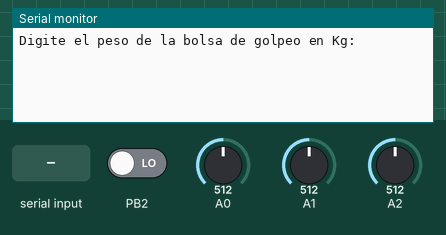
Simulated run of this sketch. Board: ATtiny85, built with avr-gcc and run on an emulated ATtiny85. Shown: the last lines printed to the serial monitor. The inputs (shaded band) are chosen by the test bench; at power-on: A0 = 512, A1 = 512, PB2 LOW, A2 = 512.

Above: at 0.8 s.
0.9 s: "90,45\n" received over Serial
At 2.17 s:
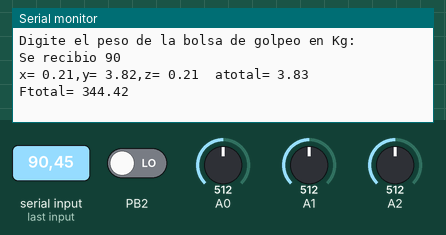
3.4 s: A0 set to 716
At 3.8 s:
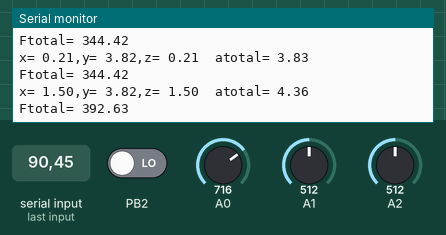
4.9 s: A1 set to 716
At 5.03 s:
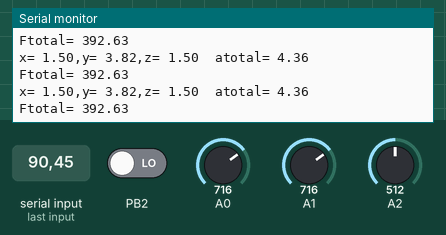
6.4 s: A0 set to 900
At 6.67 s:
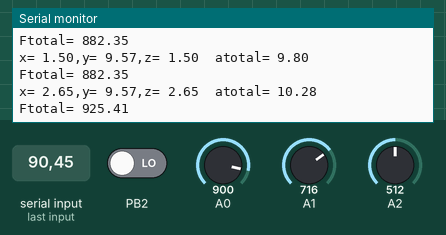
7.9 s: A1 set to 900
At 7.9 s:
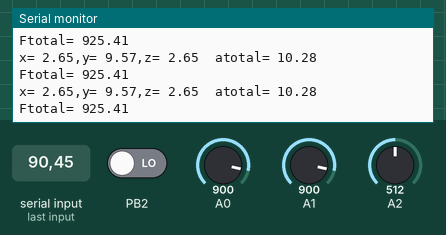
Timing chart, 0 to 10.4 s (numbered marks = the images above; inputs shaded):
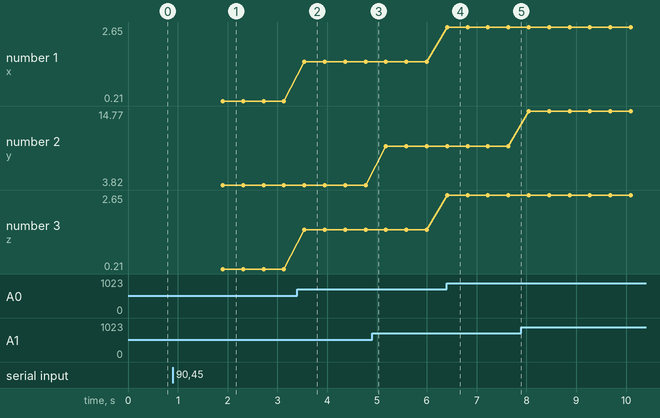

Measured:
- after the input at 0.9 s, the serial monitor: prints a new line after 1.0 s (image 1)
- after the input at 3.4 s, the serial monitor: prints a new line after 0.14 s (image 2)
- after the input at 6.4 s, the serial monitor: prints a new line at once (image 4)
- plotted number 1: 0.21 → 1.5 after the input at 3.4 s, 1.5 → 2.65 after the input at 6.4 s
- plotted number 2: 3.82 → 9.57 after the input at 4.9 s, 9.57 → 14.77 after the input at 7.9 s
- plotted number 3: 0.21 → 1.5 after the input at 3.4 s, 1.5 → 2.65 after the input at 6.4 s

The sketch:

bolsagolpeo.ino
```cpp
//#include <Adafruit_NeoPixel.h> //esp4095 19/05
//#ifdef __AVR__
//  #include <avr/power.h>
//#endif
//#define NUMPIXELS   8
//#define led0        25  //GPIO25
//#define led1        26  //GPIO26 10  //IO10
//#define led2        27  //GPIO27
//Adafruit_NeoPixel strip(NUMPIXELS, led0, NEO_GRB + NEO_KHZ800);
//Adafruit_NeoPixel strip1(NUMPIXELS, led1, NEO_GRB + NEO_KHZ800);
//Adafruit_NeoPixel strip2(NUMPIXELS, led2, NEO_GRB + NEO_KHZ800);
//byte        rojo=0;
//byte        verde=0;
//byte        azul=0;
//const byte  PAUSA=500;
//
//const int pin = A0;
//const int pin1 = 39;
//const int pin2 = 34;
//const int pin3 = A3;
//const int pin4 = A4;
//const int pin5 = 13;//GPIO13
//
//int golpe0 = 0;
//int golpe1 = 0;
//int golpe2 = 0;
//int golpe3 = 0;
//int golpe4 = 0;
//int golpe5 = 0;
//
//byte        nump0=0;
//byte        nump1=0;
//byte        nump2=0;
//byte        nump3=0;
//byte        nump4=0;
//byte        nump5=0;
//
//float       furk0=0;                                             //Fuerza en Kilogramos byte porque es menor a 255
//float       furk1=0;
//float       furk2=0;
//float       furk3=0;
//float       furk4=0;
//float       furk5=0;
//
//unsigned long previousMillis = 0;
//const long interval = 200;
//
//void setup() {
//  #if defined(__AVR_ATtiny85__) && (F_CPU == 16000000)
//  clock_prescale_set(clock_div_1);
//#endif
//
//  strip.begin(); strip1.begin(); strip2.begin();
//  strip.show();  strip1.show();  strip2.show();
//  strip.setBrightness(10); strip1.setBrightness(10); strip2.setBrightness(10);
//  Serial.begin (115200);
//}
//
//void loop() {
//  unsigned long currentMillis = millis();
//
////nump es para el nivel fuerza visualizado en barra 61FCRcirc 1023FCRcuadra
////nump numero de pixeles sensor de 0-(61 o 1023) y los pixeles van 0-8
////furk fuerza en kilogramos de 0-(61 o 1023) y de 0 al limite superior
////del sensor, para el cuadrado es 20N casi 2 Kg
//
//  golpe0= analogRead(pin);
//  golpe1= analogRead(pin1);
//  golpe2= analogRead(pin2);
//  golpe3= analogRead(pin3);
//  golpe4= analogRead(pin4);
//  golpe5= analogRead(pin5);
//
//if (currentMillis - previousMillis >= interval) {
//    previousMillis = currentMillis;
//    Serial.print(golpe0); Serial.print(nump0);Serial.print('\t'); Serial.print(golpe1); Serial.print(nump1); Serial.print('\t');
//    Serial.print(golpe2); Serial.print(nump2);Serial.print('\t'); Serial.print(golpe3); Serial.print(nump3);Serial.print('\t');
//    Serial.print(golpe4); Serial.print(nump4);Serial.print('\t'); Serial.print(golpe5);Serial.print(nump5); Serial.println('\n');
//
//    Serial.print(furk0); Serial.print('\t'); Serial.print(furk1); Serial.print('\t'); Serial.print(furk2);
//    Serial.print('\t'); Serial.print(furk3); Serial.print('\t'); Serial.print(furk4); Serial.print('\t');
//    Serial.print(furk5); Serial.println('\n');
//}//delay(10);
//
//  if(golpe0>=600){
//    nump0=map(golpe0, 600, 4095, 0, 8);
//    furk0=map(golpe0, 600, 4095, 0, 20);
//    }
//
//  if(golpe1>=600){
//    nump1=map(golpe1, 600, 4095, 0, 8);
//    furk1=map(golpe1, 600, 4095, 0, 20);
//    }
//
//    if(golpe2>=600){
//    nump2=map(golpe2, 600, 4095, 0, 8);
//    furk2=map(golpe2, 600, 4095, 0, 20);
//    }
//
//    if(golpe3>=600){
//    nump3=map(golpe3, 600, 4095, 0, 8);
//    furk3=map(golpe3, 600, 4095, 0, 20);
//    }
//
//    if(golpe4>=600){
//    nump4=map(golpe4, 600, 4095, 0, 8);
//    furk4=map(golpe4, 600, 4095, 0, 20);
//    }
//
//    if(golpe5>=600){
//    nump5=map(golpe5, 600, 4095, 0, 8);
//    furk5=map(golpe5, 600, 4095, 0, 20);
//    }
//
//  strip.clear();
//  for(int i=0; (i<=(nump0 + nump3)); i++) {
//    if (i<=1) rojo=0;
//    if ((i>=2)&&(i<=4)) rojo=128;
//    if (i>=4) rojo=255;
//    if (i<=4) verde=255;
//    if (i==5) verde=128;
//    if (i>=6) verde=0;
//    if (i<=8) azul=0;
//    strip.setPixelColor(i, rojo, verde,  azul);//rojo,verde,azul 0-255
//    strip.show();
//    //delay(PAUSA);
//  }
//  strip1.clear();
//  for(int j=0; (j<=(nump1 + nump4)); j++) {
//    if (j<=1) rojo=0;
//    if ((j>=2)&&(j<=4)) rojo=128;
//    if (j>=4) rojo=255;
//    if (j<=4) verde=255;
//    if (j==5) verde=128;
//    if (j>=6) verde=0;
//    if (j<=8) azul=0;
//    strip1.setPixelColor(j, rojo, verde,  azul);//rojo,verde,azul 0-255
//    strip1.show();
//    //delay(PAUSA);
//  }
//  strip2.clear();
//  for(int j=0; (j<=(nump2 + nump5)); j++) {
//    if (j<=1) rojo=0;
//    if ((j>=2)&&(j<=4)) rojo=128;
//    if (j>=4) rojo=255;
//    if (j<=4) verde=255;
//    if (j==5) verde=128;
//    if (j>=6) verde=0;
//    if (j<=8) azul=0;
//    strip2.setPixelColor(j, rojo, verde,  azul);//rojo,verde,azul 0-255
//    strip2.show();
//    //delay(PAUSA);
//  }
//}//***fin loop


//**********ACELERACION
//___________________________21/06
//----------------------------------Valores calibracion
float X=2.335;  //replace your value 1.355 -*1.6505 -**2.335
float gx=0.776; //replace your value 0.776 -*0.2145 -**0.776
float Y=1.84; //replace your value 1.889 -*1.7675 -**1.84
float gy=0.173; //replace your value 0.033 -*0.0045 -**0.033
float Z=1.48; //replace your value  1.738 -*1.736 -**1.57(1.48)
float gz=0.291; //replace your value  0.021 -*0.007 -**0.221-0291
//----------------------------------Valores calibracion
float  x=0;
float  y=0;
float  z=0;

const byte cal=2;             //Boton calibración (26/06 no esta activo porque no a sido nescesario)
byte calpin=0;                //Lectura de estado de boton
int m=0;                    //Masa de bolsa de golpeo
String m2="";
float ftotal=0;               //Fuerza total

/*
//float x1=0;
//float y1=0;
//float z1=0;
//void calibracion(){
//  z=analogRead(2);
//  z1=((z*5/1024.0 - Z)/gz,2);
//  Serial.println(z1);
//  while (z1!=1.6){
// for (byte i=0;i<=254;i++){
//  if(z1==1.6) {break;}
//  x=analogRead(0);
//     if (x2<x1){
//        gx=gx+0.02;
//        x1=((x*5/1024.0 - X)/gx,2);
//        Serial.print("suma");Serial.println(x1);}
//        else{
//          gx=gx-0.02;
//          x1=((x*5/1024.0 - X)/gx,2);
//           Serial.print("resta");Serial.println(x1);}
//     y=analogRead(1);
//     if (y2<y1){
//        gy=gy+0.02;
//        y1=((y*5/1024.0 - Y)/gy,2);}
//        else{
//          gy=gy-0.02;
//          y1=((y*5/1024.0 - Y)/gy,2);}
//      Serial.print("ggggg");
//     if (z1<1.6){
//        gz=gz+0.2;
//        z1=((z*5/1024.0 - Z)/gz,2);
//        Serial.print("suma");Serial.print("\t");Serial.print(z);Serial.print("\t");Serial.print(z1);Serial.print("\t");Serial.println(gz);}
//        else{
//          gz=gz-0.2;
//          z1=((z*5/1024.0 - Z)/gz,2);
//          Serial.print("resta");Serial.print("\t");Serial.print(z);Serial.print("\t");Serial.print(z1);Serial.print("\t");Serial.println(gz);}
//    //}
//    }cantidad de movimiento P=mv; impulso I=Pfinal-Pinicio; Fuerza F=I/(tfinal-tinicial)=Pinicio-Pfinal/(tfinal-tinicial)
//}*///PEso=masa*gravedad; Fuerza=m*acc/t; Impulso=Pfinal-pinicial Ftotal=raiz de fx2+fy2+fz2

void setup(){
  Serial.begin(9600);
  pinMode(calpin, INPUT);
  m2.reserve(200);
  Serial.println("Digite el peso de la bolsa de golpeo en Kg:");
  //delay(500);
  while (m==0){
    if (Serial.available() > 0) {
      m2 = Serial.readString();
      m=m2.toInt();
      Serial.print("Se recibio ");
      Serial.println(m);
    }
  }
}

void loop(){
  float accx=0,accy=0,accz=0,acctot=0;
  float accx2=0,accy2=0,accz2=0,acctot2=0;;
calpin=digitalRead(2);
//if (calpin) {
//    Serial.println("calibración");
//    calibracion();}

//------------------toma de datos
  x=analogRead(0);
  y=analogRead(1);
  z=analogRead(2);
  Serial.print("x= ");
  accx=((x*5/1024.0- X)/gx);
  accy=((y*5/1024.0- Y)/gy);
  accz=((x*5/1024.0- X)/gx);
  /*Serial.print(((x*5/1024.0 - X)/gx),2);Serial.print('\t');*/Serial.print(accx);
  Serial.print(',');
  Serial.print("y= ");
  /*Serial.print(((y*5/1024.0- Y)/gy),2);Serial.print('\t');*/Serial.print(accy);
  Serial.print(',');
  Serial.print("z= ");
  /*Serial.println(((z*5/1024.0-Z)/gz),2);Serial.print('\t');*/Serial.print(accz);Serial.print('\t');
  //------------------toma de datos

  //------------------------------------------acceleracion en los 3 ejes
  accx2=pow(accx,2);    //raiz cuadrada acc x
  accy2=pow(accy,2);    //raiz cuadrada acc y
  accz2=pow(accz,2);    //raiz cuadrada acc z
  acctot=accx2+accy2+accz2;
  acctot2=sqrt(acctot); //raiz cuadrada
  //-----------------------------------------acceleracion en los 3 ejes
  Serial.print("atotal= ");Serial.println(acctot2);
  ftotal=m*acctot2;
  Serial.print("Ftotal= ");Serial.println(ftotal);

  delay(400);
}
```
